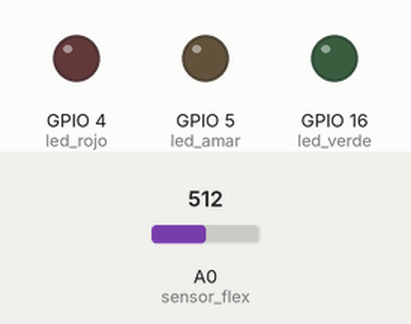
A sketch run on a simulated ESP8266 (NodeMCU). On the bench: output pins drawn as LEDs (lit = HIGH). The test bench sets the inputs (shaded band); at power-on: A0 (sensor_flex) = 512. WiFi joins after 1.5 s; servers stay silent unless stated; uploads are accepted with an empty reply; what the sketch prints to the serial monitor is not drawn.

Above: at 2.7 s.
2.8 s: A0 (sensor_flex) set to 271
6.9 s: A0 (sensor_flex) set to 245
At 9.5 s:
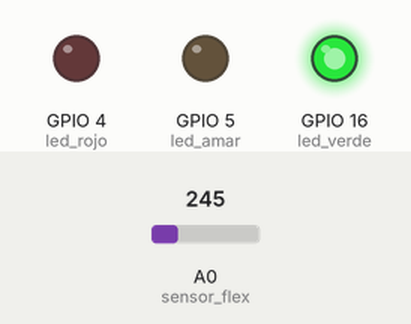
11.0 s: A0 (sensor_flex) set to 228
15.1 s: A0 (sensor_flex) set to 210
At 18.6 s:
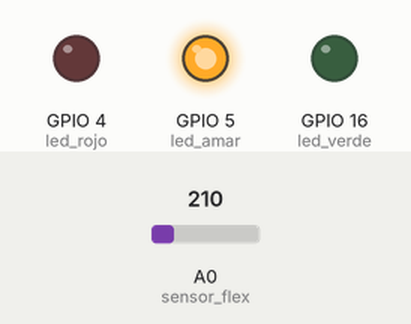
19.3 s: A0 (sensor_flex) set to 153
23.4 s: A0 (sensor_flex) set to 130
At 25.6 s:
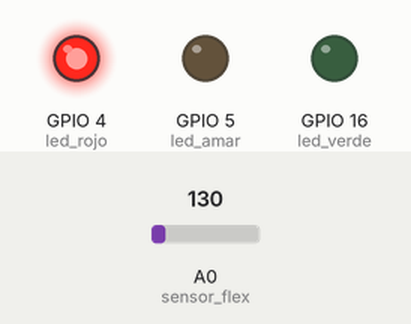
Timing chart, 0 to 27.1 s (numbered marks = the images above; inputs shaded):
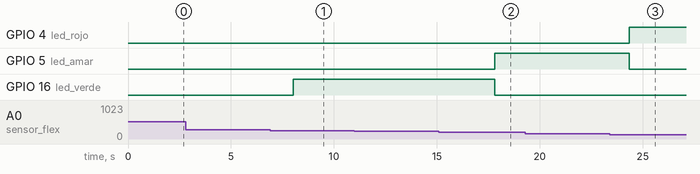

The sketch:

SensorFlexi_n.ino
```cpp
// **************** FLEX *******************************
// www.arduinesp.com
//
// Plot DTH11 data on thingspeak.com using an ESP8266
// April 11 2015
// Author: Jeroen Beemster
// Website: www.arduinesp.com


#include <ESP8266WiFi.h>

// replace with your channel’s thingspeak API key,
const char* ssid = "redpucp";
const char* password = "C9AA28BA93";
const char* server = "demo-alonso1978.rhcloud.com";
int sensor_flex = A0 ;    // declara pin3 como led
int datoFlex;
int estadoFlex;
String PostData;
const int led_verde=16;
const int led_amar=5;
const int led_rojo=4;
WiFiClient client;

void setup() {

pinMode(led_verde,OUTPUT);
pinMode(led_amar,OUTPUT);
pinMode(led_rojo,OUTPUT);

Serial.begin(115200);
delay(10);
WiFi.begin(ssid, password);
Serial.println();
Serial.println();
Serial.print("Connecting to ");
Serial.println(ssid);

WiFi.begin(ssid, password);

while (WiFi.status() != WL_CONNECTED) {
delay(500);
Serial.print(".");

}
Serial.println("");
Serial.println("WiFi connected");

}

void loop() {

//int sensor1=0;    // sensor IMU: envia estado 0,1,2,
//int sensor2=1;    // sensor flex:  0,1,2
//int sensor3=0;   // Nivel de agu: 0,1
//float sensor4=0;   // Nivel voltaje: float

 int datoFlex=analogRead(sensor_flex);
 //Serial.print("valor: ");
 //Serial.print(datoFlex);
 //Serial.println();

if (datoFlex>220 && datoFlex<260)
{ digitalWrite(led_verde,HIGH);
  digitalWrite(led_amar,LOW);
  digitalWrite(led_rojo,LOW);
  estadoFlex=0;}

if (datoFlex>140 && datoFlex<220)
{ digitalWrite(led_verde,LOW);
  digitalWrite(led_amar,HIGH);
  digitalWrite(led_rojo,LOW);
  estadoFlex=1;}

if (datoFlex>109 && datoFlex<140)
{ digitalWrite(led_verde,LOW);
  digitalWrite(led_amar,LOW);
  digitalWrite(led_rojo,HIGH);
  estadoFlex=2;}

if (client.connect(server,80)) {
//******************** Sensor Flex ***************

//************************************************

PostData = "Colegio=2&ID=2";
//PostData +="&sensor1=";
//PostData += String(sensor1);
//PostData +=",";
//PostData += String(altura);
PostData +="&sensor2=";        // Flex
PostData += String(datoFlex);
PostData += ";";
PostData += String(estadoFlex);
//PostData +="&sensor3=";
//PostData += String(sensor3);
//PostData +="&sensor4=";
//PostData += String(sensor4);


client.println("POST /sensores/nuevo/ HTTP/1.1");
client.println("Host: demo-alonso1978.rhcloud.com");
client.println("Cache-Control: no-cache");
client.println("Content-Type: application/x-www-form-urlencoded");
client.print("Content-Length: ");
client.println(PostData.length());
client.println();
client.println(PostData);
char c = +client.read();
Serial.print("ul1: \n");
Serial.print(c);
Serial.println("% send to server");
 }

client.stop();
Serial.println("Waiting…");
delay(3000);
PostData = "";
}
```

Measured:
- the behaviour switches between 260 and 259 on A0 (sensor_flex) (found by bisection; images 0 and 1)
- the behaviour switches between 220 and 219 on A0 (sensor_flex) (found by bisection; images 1 and 2)
- the behaviour switches between 140 and 139 on A0 (sensor_flex) (found by bisection; images 2 and 3)
- after the input at 2.8 s, every drawn part: stays the same
- after the input at 6.9 s, GPIO 16 (led_verde): LOW → HIGH after 1.1 s
- after the input at 11.0 s, every drawn part: stays the same
- after the input at 15.1 s, GPIO 5 (led_amar): LOW → HIGH after 2.7 s; GPIO 16 (led_verde): HIGH → LOW after 2.7 s
- after the input at 19.3 s, every drawn part: stays the same
- after the input at 23.4 s, GPIO 4 (led_rojo): LOW → HIGH after 0.94 s; GPIO 5 (led_amar): HIGH → LOW after 0.94 s
